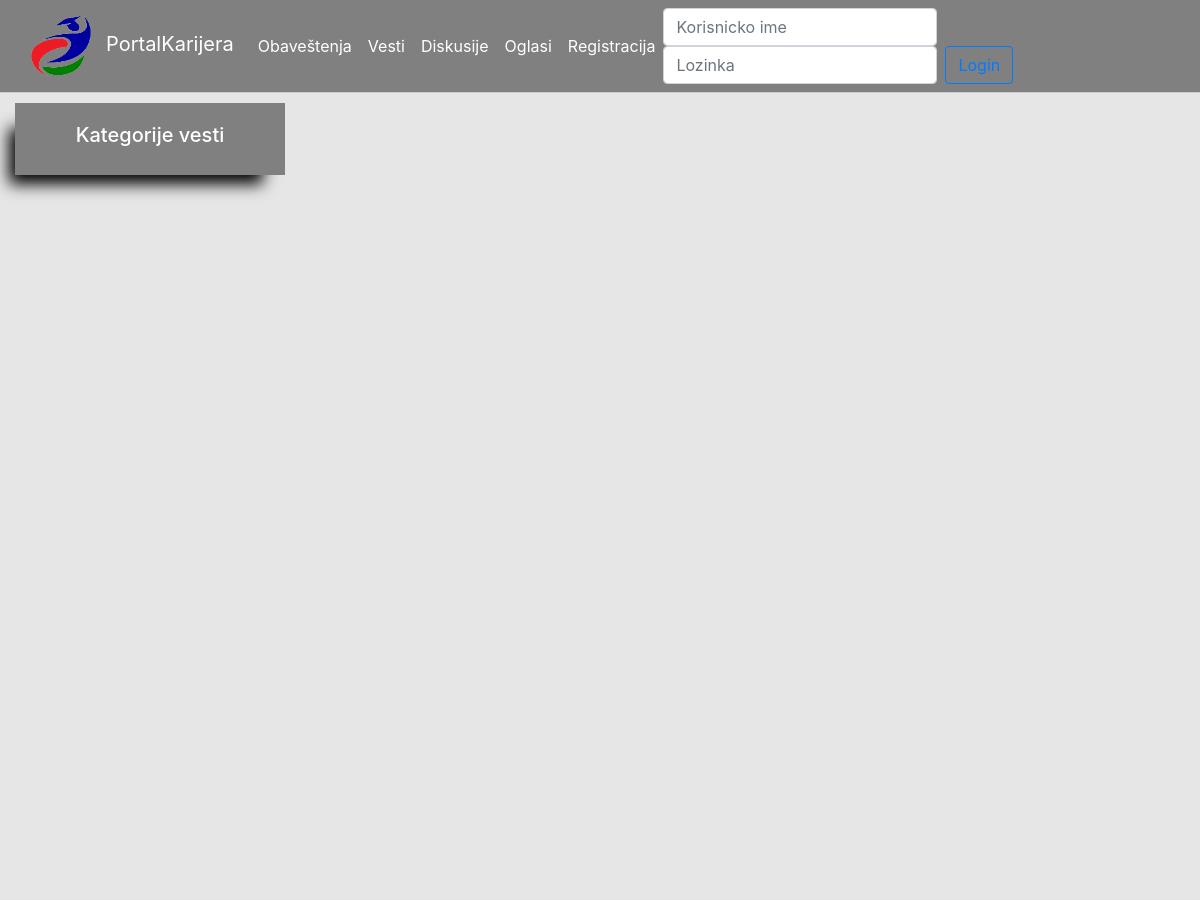
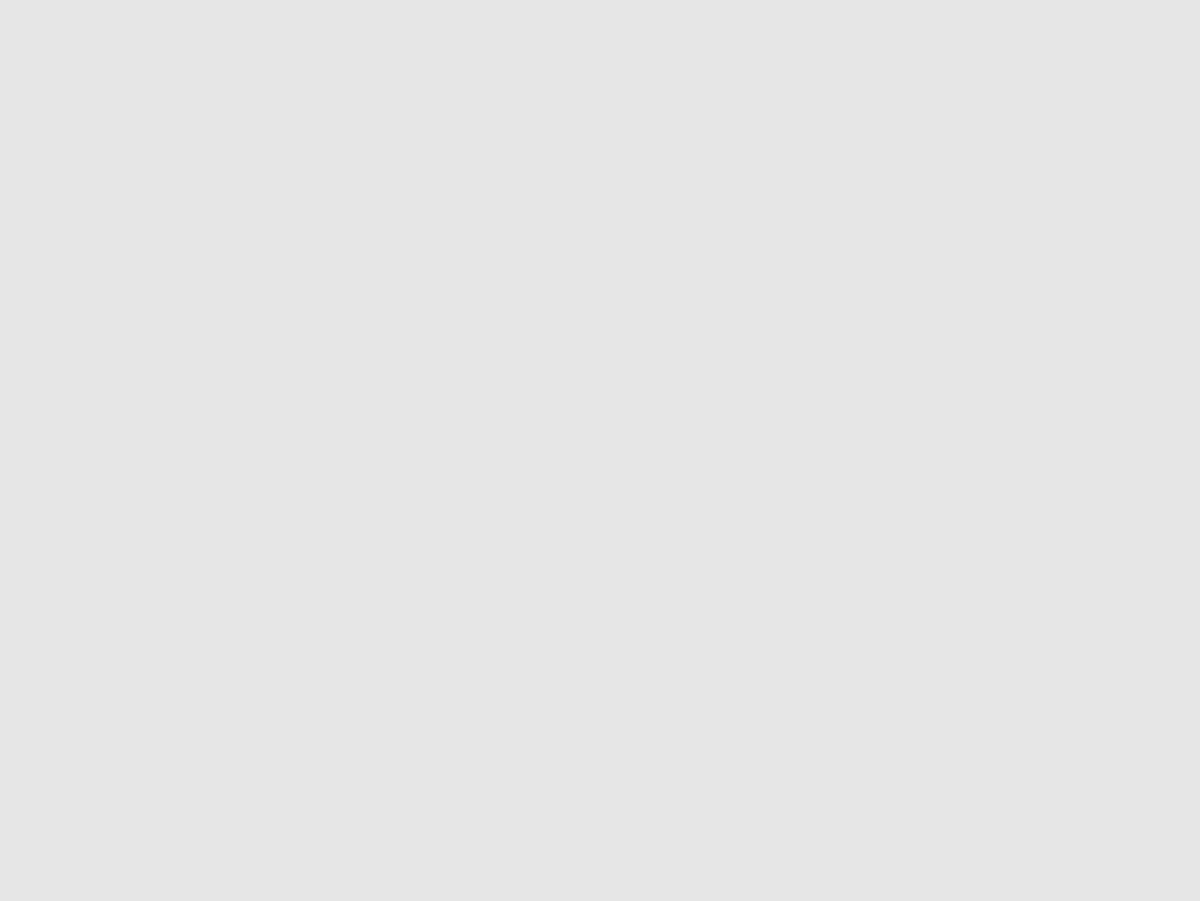
/index.php/vesti (upper part), run on an earlier commit of the app's database (2 pictures, top to bottom).
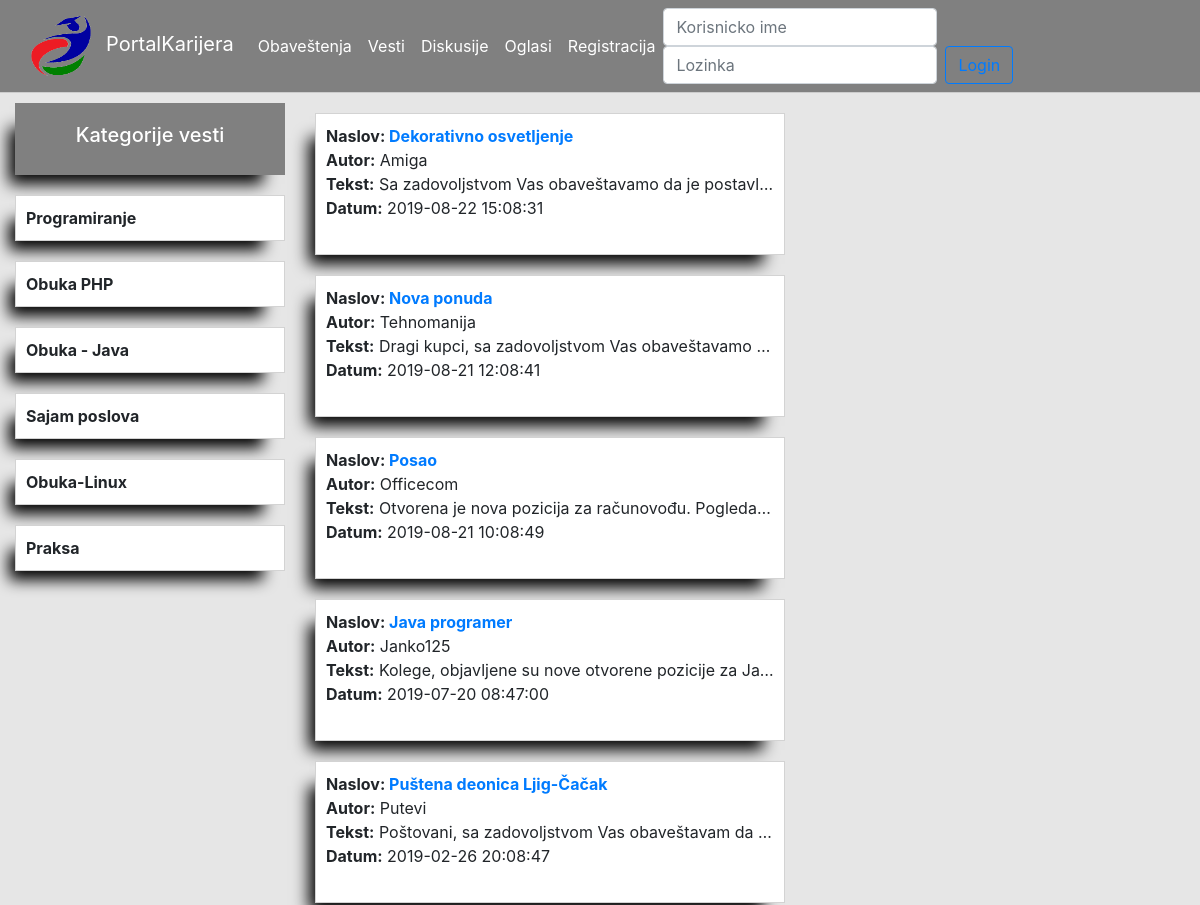
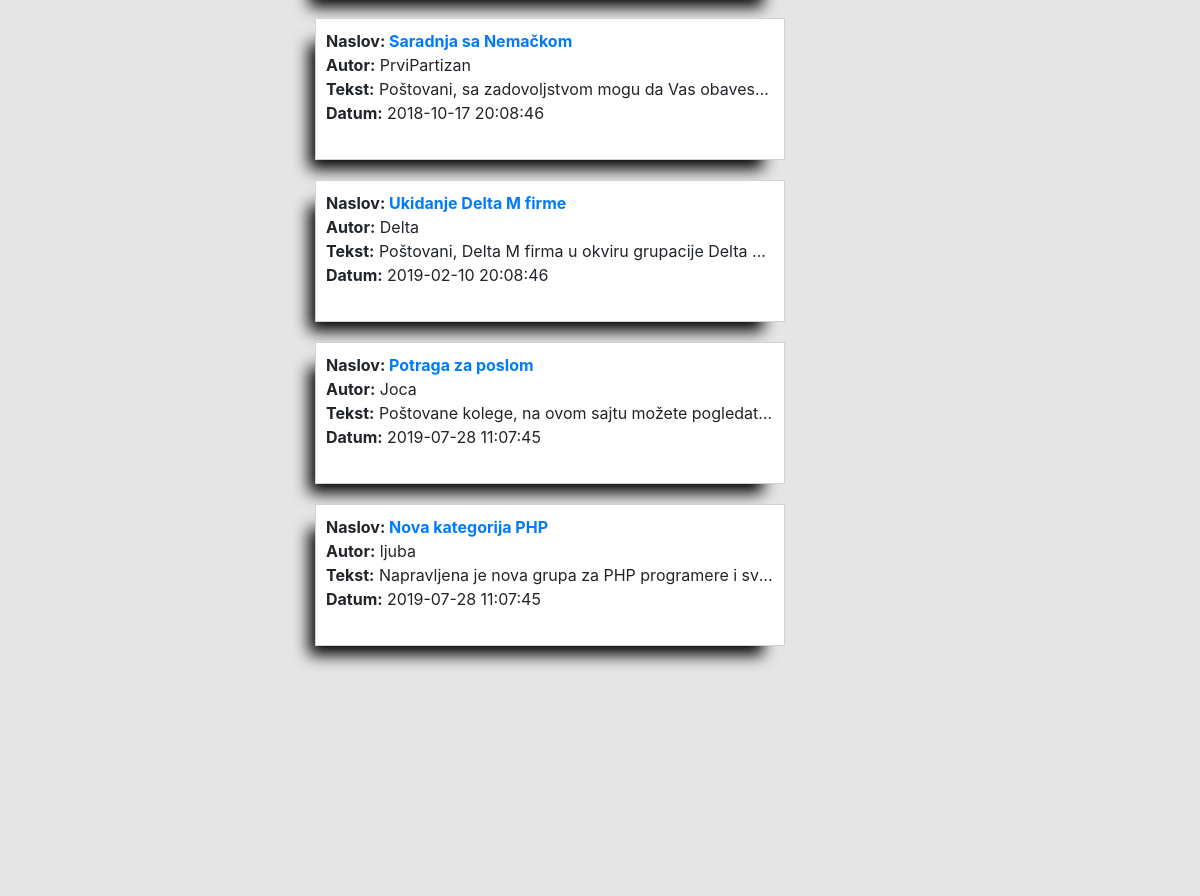
And on a later commit of the database (2 pictures, top to bottom).
### tables this page shows
CREATE TABLE IF NOT EXISTS `sifkategorijavesti` (
  `idKatVesti` int(11) NOT NULL AUTO_INCREMENT,
  `naziv` varchar(45) DEFAULT NULL,
  PRIMARY KEY (`idKatVesti`)
);

CREATE TABLE IF NOT EXISTS `vesti` (
  `idVes` int(11) NOT NULL AUTO_INCREMENT,
  `naziv` varchar(45) DEFAULT NULL,
  `tekst` mediumtext,
  `kategorija` int(11) DEFAULT NULL,
  `datum` datetime DEFAULT NULL,
  `autor` int(11) DEFAULT NULL,
  `vidljivost` varchar(45) DEFAULT NULL,
  `vidljivostKurs` int(11) DEFAULT NULL,
  `vidljivostGrupa` int(11) DEFAULT NULL,
  `zaBrisanje` varchar(45) DEFAULT NULL,
  PRIMARY KEY (`idVes`),
  KEY `idVestIdKor_idx` (`autor`),
  KEY `idVesiIdKat_idx` (`kategorija`),
  KEY `idGrupaVesti_idx` (`vidljivostGrupa`),
  KEY `idKursVesti_idx` (`vidljivostKurs`)
);

CREATE TABLE IF NOT EXISTS `korisnik` (
  `idKor` int(11) NOT NULL AUTO_INCREMENT,
  `korisnicko` varchar(45) DEFAULT NULL,
  `lozinka` varchar(255) DEFAULT NULL,
  `email` varchar(45) DEFAULT NULL,
  `tip` varchar(11) DEFAULT NULL,
  `vidljivostEmail` int(11) DEFAULT NULL,
  `datum` date DEFAULT NULL,
  `cekaOdobrenje` varchar(45) DEFAULT NULL,
  PRIMARY KEY (`idKor`),
  UNIQUE KEY `idKor_UNIQUE` (`idKor`),
  UNIQUE KEY `username_UNIQUE` (`korisnicko`)
);

### application/views/viewTemplate.php (called while the page is built, shortened)
<?php
if($this->session->user == null){
    $this->load->view("headers/guestHeader");
    $this->load->view($middle, $middle_data ?? []);
} else if($this->session->userdata('user')['tip']=="s"){
    $this->load->view("headers/studentHeader");
    $this->load->view($middle, $middle_data ?? []);
    $this->load->view("footers/userFooter",["tip" => "student"]);
} else if($this->session->userdata('user')['tip']== "k"){
    $this->load->view("headers/kompHeader");
    $this->load->view($middle, $middle_data ?? []);
    $this->load->view("footers/userFooter",["tip" => "kompanija"]);
}else if($this->session->userdata('user')['tip']== "a"){
    $this->load->view("headers/adminHeader");
    $this->load->view($middle, $middle_data ?? []);
    $this->load->view("footers/userFooter", ["tip" => "admin"]);
}

### application/controllers/Vesti.php (called while the page is built, shortened)
<?php
class Vesti extends CI_Controller {
    public function __construct() {
        $this->load->database();
        $this->load->model('UserModel');
        $this->load->model('VestiModel');
    }
    public function index() {
        if ($this->session->has_userdata('user')) {
            $tipKorisnika = $this->session->userdata('user')['tip'];
        } else {
            $tipKorisnika = "gost";
        }
        $kategorijeVesti = $this->VestiModel->dohvatiKategorijeVesti();
        $sveVesti = $this->VestiModel->dohvatiSveVesti($tipKorisnika);
        $data = [];
        $data['middle'] = 'middle/vesti';
        $data['middle_data'] = ['kategorije' => $kategorijeVesti, 'sveVesti' => $sveVesti];
        $this->load->view('viewTemplate', $data);
    }
}

### index.php (called while the page is built, shortened)
<?php
require_once BASEPATH.'core/CodeIgniter.php';

### application/models/VestiModel.php (called while the page is built, shortened)
<?php
class VestiModel extends CI_Model {
    public function dohvatiKategorijeVesti() {
        $this->db->select('sifkategorijavesti.*');
        $this->db->from('sifkategorijavesti');
        $query = $this->db->get();
        return $query->result_array();
    }
    public function dohvatiSveVesti($tipKorisnika) {
        $idKor = $this->session->userdata('user')['idKor'];
        $this->db->select('idKurs')->from('student')->where('idKor', $idKor);
        $this->db->select('idGru')->from('clanovigrupe')->where('idKor', $idKor);
        $this->db->select('idVes')->from('vidivest')->where('idKor', $idKor);
        $this->db->select('vesti.*, korisnik.korisnicko as korisnik');
        $this->db->from('vesti');
        $this->db->join('korisnik', 'korisnik.idKor = vesti.autor');
        if ($tipKorisnika == "gost") {
            $this->db->where('vidljivost', 'gost');
        }
        $this->db->order_by('idVes', 'DESC');
        $query = $this->db->get();
        return $query->result_array();
    }
}

### application/views/middle/vesti.php (the view, shortened to what this page needs)
<!DOCTYPE html>
<div class="container-fluid" id="ves">
    <div class="row">
        <div class="col-3" >
            <div class="kat-vesti-naslov centar"><h5>Kategorije vesti</h5> </div>
            <?php
            foreach ($kategorije as $k) {
                $idKatVesti = $k['idKatVesti']; ?>
            <div class="centar kat-vesti" onclick="vesti(<?php echo $idKatVesti ?>)">
                <?php echo "<b>".$k['naziv']."</b>" ?>
            </div>
           <?php
             }
            ?>
        </div>
        <div class="col-5">
            <div id="vesti">
                <?php foreach ($sveVesti as $sv) { ?>
                    <div class="centar">
                        <b>Naslov:<a href="#" onclick="procitajVest(<?php echo $sv['idVes']?>)"> <?php echo $sv['naziv']; ?></a></b><br>
                        <b>Autor:</b> <?php echo $sv['korisnik']; ?><br>
                        <b>Tekst:</b> <?php echo $sv['tekst']; ?><br>
                        <b>Datum:</b> <?php echo $sv['datum']; ?><br>
                        <br>
                    </div>
                <?php } ?>
            </div>
        </div>
        <div class="col-4">
        </div>
    </div>
</div>

What changed in the data, as far as the page shows it:
added sifkategorijavesti: naziv "Programiranje"
added sifkategorijavesti: naziv "Obuka PHP"
added sifkategorijavesti: naziv "Obuka - Java"
added sifkategorijavesti: naziv "Sajam poslova"
added sifkategorijavesti: naziv "Obuka-Linux"
added sifkategorijavesti: naziv "Praksa"
added vesti: naziv "Dekorativno osvetljenje", autor.korisnicko "Amiga", tekst "Sa zadovoljstvom Vas obaveštavamo da je postavl…", datum "2019-08-22 15:08:31"
added vesti: naziv "Nova ponuda", autor.korisnicko "Tehnomanija", tekst "Dragi kupci, sa zadovoljstvom Vas obaveštavamo…", datum "2019-08-21 12:08:41"
added vesti: naziv "Posao", autor.korisnicko "Officecom", tekst "Otvorena je nova pozicija za računovođu. Pogleda…", datum "2019-08-21 10:08:49"
added vesti: naziv "Java programer", autor.korisnicko "Janko125", tekst "Kolege, objavljene su nove otvorene pozicije za Ja…", datum "2019-07-20 08:47:00"
added vesti: naziv "Puštena deonica Ljig-Čačak", autor.korisnicko "Putevi", tekst "Poštovani, sa zadovoljstvom Vas obaveštavam da…", datum "2019-02-26 20:08:47"
added vesti: naziv "Saradnja sa Nemačkom", autor.korisnicko "PrviPartizan", tekst "Poštovani, sa zadovoljstvom mogu da Vas obaves…", datum "2018-10-17 20:08:46"
added vesti: naziv "Ukidanje Delta M firme", autor.korisnicko "Delta", tekst "Poštovani, Delta M firma u okviru grupacije Delta…", datum "2019-02-10 20:08:46"
added vesti: naziv "Potraga za poslom", autor.korisnicko "Joca", tekst "Poštovane kolege, na ovom sajtu možete pogledat…", datum "2019-07-28 11:07:45"
added vesti: naziv "Nova kategorija PHP", autor.korisnicko "ljuba", tekst "Napravljena je nova grupa za PHP programere i sv…", datum "2019-07-28 11:07:45"
